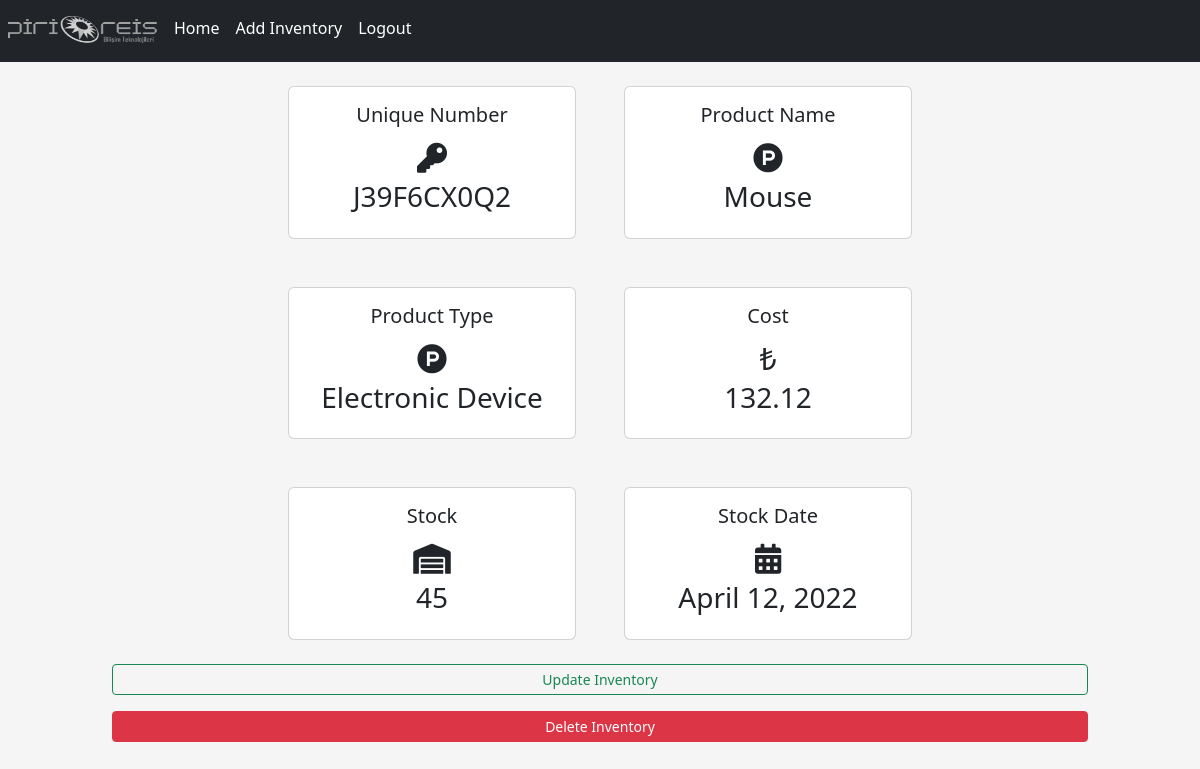
/inventory/per_product/6 (signed in), run on the app's committed database.
### inventory/models.py (models this page shows, shortened)
class Inventory(models.Model):
    Unique_Number = models.CharField(max_length=100, null=False, blank=False)
    Product_Name = models.CharField(max_length=100, null=False, blank=False)
    Product_Type = models.CharField(max_length=90, null=False, blank=False)
    Cost = models.DecimalField(max_digits=19, decimal_places=2, null=False, blank=False)
    Stock = models.IntegerField(null=False, blank=False)
    Stock_Date = models.DateField()

### inventory/views.py (the view)
# urls.py: path("per_product/<int:pk>", per_product_view, name="per_product"),
@login_required
def per_product_view(request, pk):
    inventory = get_object_or_404(Inventory, pk=pk)
    context = {
        'inventory': inventory
    }
    return render(request, "inventory/per_product.html", context=context)

### templates/inventory/per_product.html
{% extends "../layout.html" %}
{% block content %}
<div lass="content-section">
    <div class="row mx-auto justify-content-center">
        <div class="card m-4" style="width: 18rem;">
            <div class="card-body">
                <h5 class="card-title text-center">Unique Number</h5>
                <div style="font-size: 30px;" class="text-center">
                    <span><i class="fa fa-key"></i></span>
                </div>
                <h3 class="text-center">{{ inventory.Unique_Number  }}</h3>
            </div>
        </div>
        <div class="card m-4" style="width: 18rem;">
            <div class="card-body">
                <h5 class="card-title text-center">Product Name</h5>
                <div style="font-size: 30px;" class="text-center">
                    <span><i class="fab fa-product-hunt"></i></span>
                </div>
                <h3 class="text-center">{{ inventory.Product_Name  }}</h3>
            </div>
        </div>
        <div class="card m-4" style="width: 18rem;">
            <div class="card-body">
                <h5 class="card-title text-center">Product Type</h5>
                <div style="font-size: 30px;" class="text-center">
                    <span><i class="fab fa-product-hunt"></i></span>
                </div>
                <h3 class="text-center">{{ inventory.Product_Type  }}</h3>
            </div>
        </div>
        <div class="card m-4" style="width: 18rem;">
            <div class="card-body">
                <h5 class="card-title text-center">Cost</h5>
                <div style="font-size: 30px;" class="text-center">
                    <span>&#8378;</span>
                </div>
                <h3 class="text-center">{{ inventory.Cost  }}</h3>
            </div>
        </div>
        <div class="card m-4" style="width: 18rem;">
            <div class="card-body">
                <h5 class="card-title text-center">Stock</h5>
                <div style="font-size: 30px;" class="text-center">
                    <span><i class="fas fa-warehouse "></i></span>
                </div>
                <h3 class="text-center">{{ inventory.Stock  }}</h3>
            </div>
        </div>
        <div class="card m-4" style="width: 18rem;">
            <div class="card-body">
                <h5 class="card-title text-center">Stock Date</h5>
                <div style="font-size: 30px;" class="text-center">
                    <span><i class="fas fa-calendar-alt"></i></span>
                </div>
                <h3 class="text-center">{{ inventory.Stock_Date  }}</h3>
            </div>
        </div>
        <a class="btn btn-outline-success btn-sm mb-3" href="{% url 'update_inventory' inventory.id %}">Update Inventory</a>
        <a class="btn btn-danger btn-sm" href="{% url 'delete_inventory' inventory.id %}">Delete Inventory</a>
    </div>
</div>
{% endblock %}

### static/css/main.css (style rules this page uses)
body { background-color: rgb(245,245,245); }

### data on the page
Inventory: Unique_Number "J39F6CX0Q2", Product_Name "Mouse", Product_Type "Electronic Device", Cost "132.12", Stock "45", Stock_Date "April 12, 2022"
